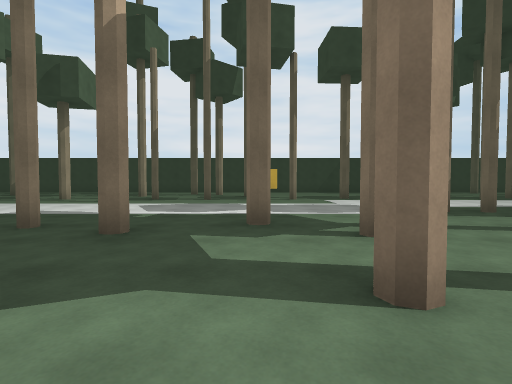
View 1 (above)

24 first-person views from a walk through a scene from a Unity 3-D project. The camera is 1.2 m above the floor, tilts 2° down and sees 85° across. The floor is counted in squares, 2 m on a side. Each view is taken from the middle of a square. On the plan, view 1 faces up. The plan holds only what a view shows up to about 9 squares ahead; the rest is blank. The place goes on beyond the plan. The player character is not drawn.

View 2
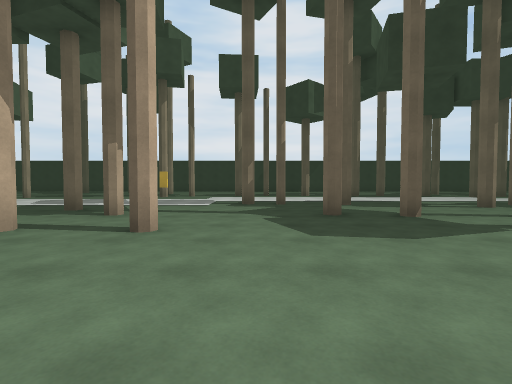

View 3
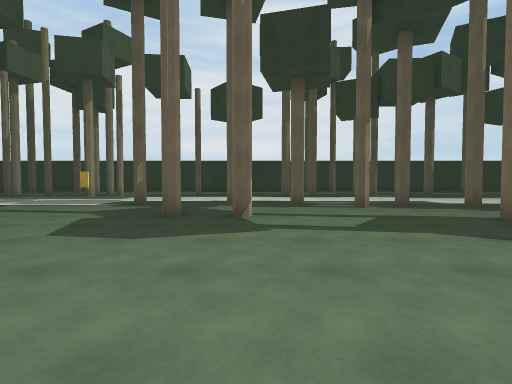

View 4
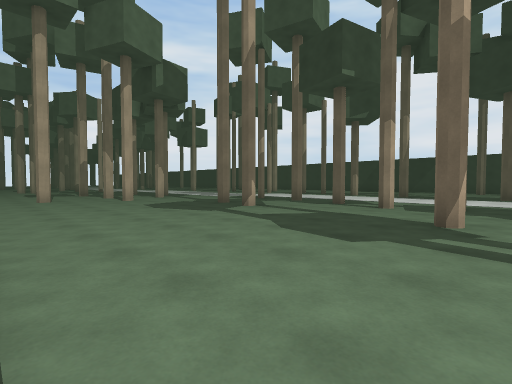

View 5
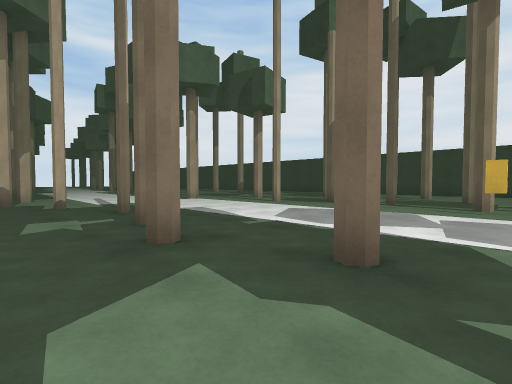

View 6
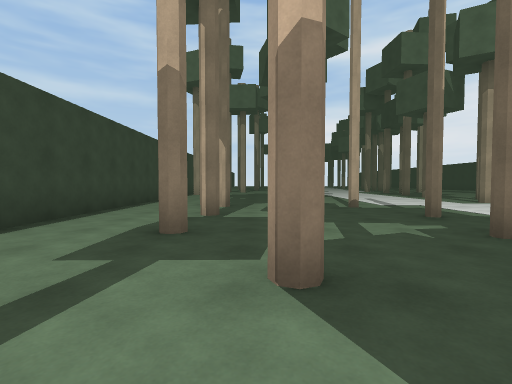

View 7
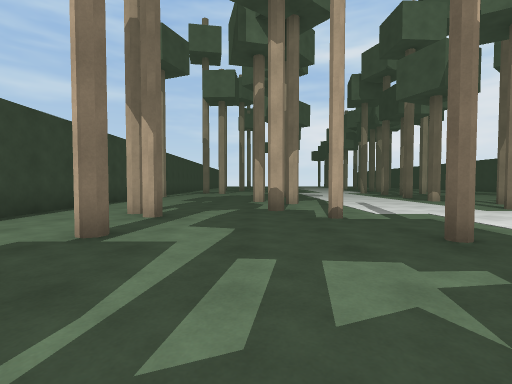

View 8
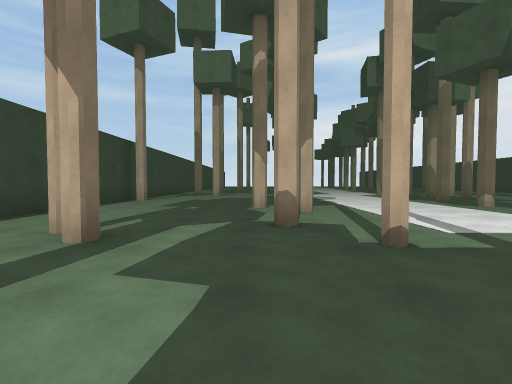

View 9
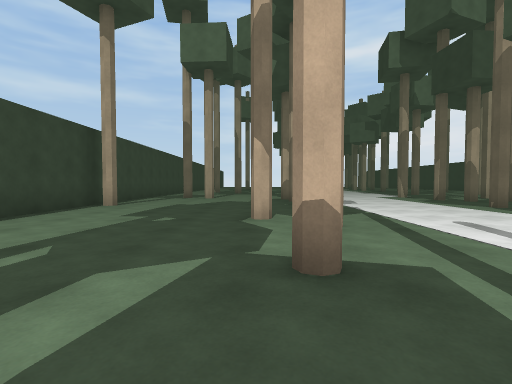

View 10
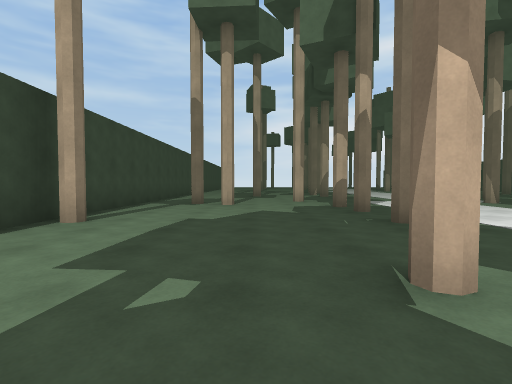

View 11
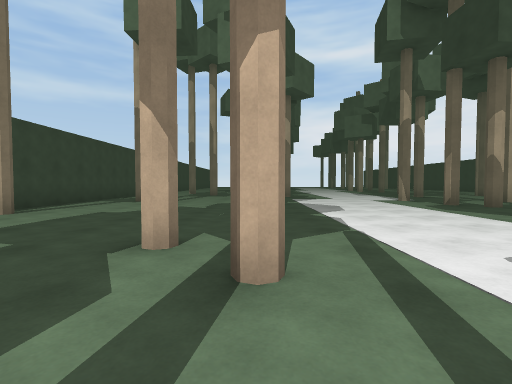

View 12
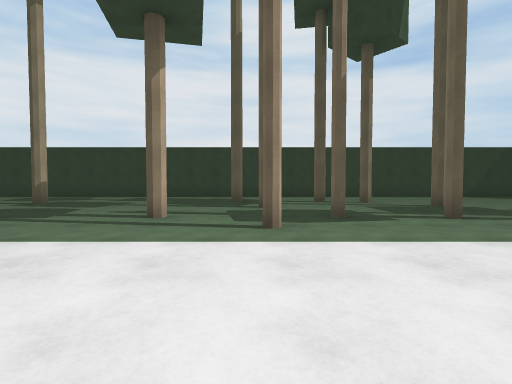

View 13
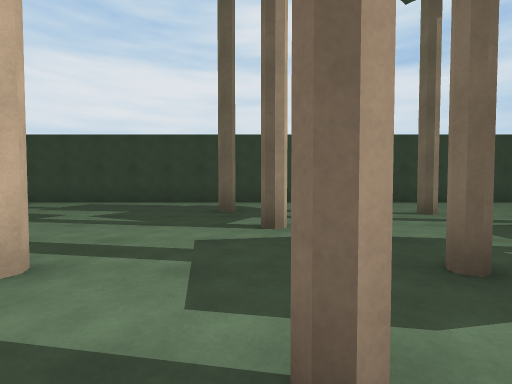

View 14
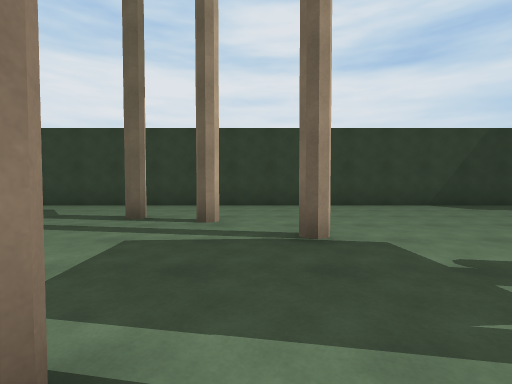

View 15
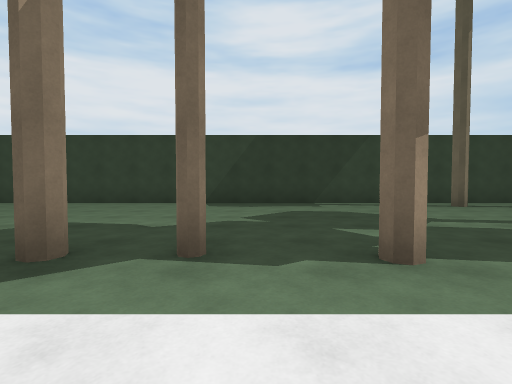

View 16
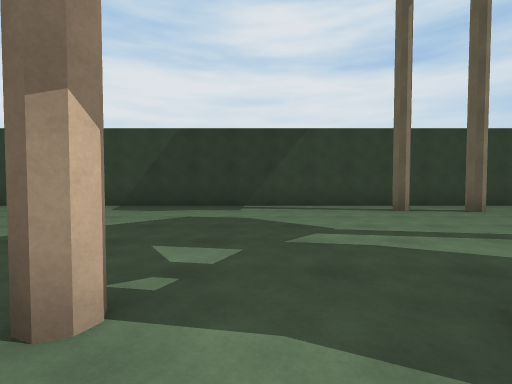

View 17
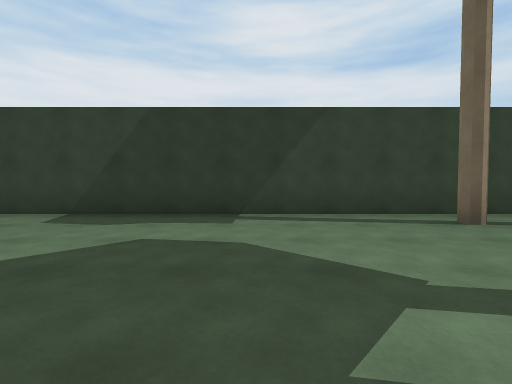

View 18
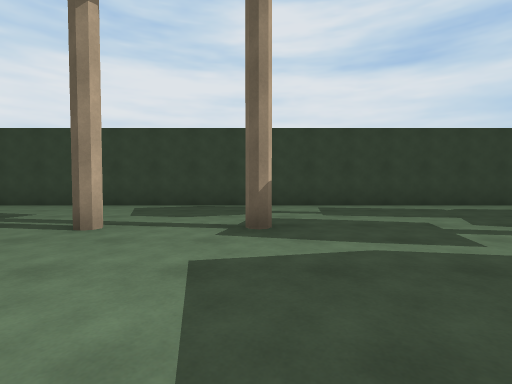

View 19
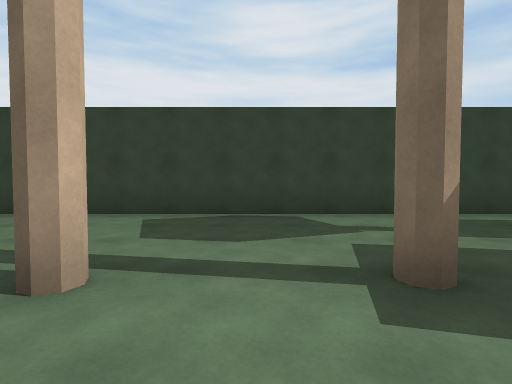

View 20
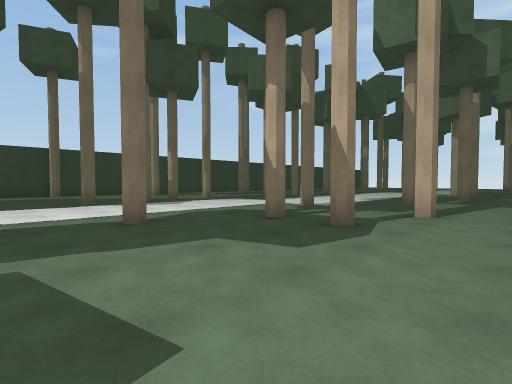

View 21
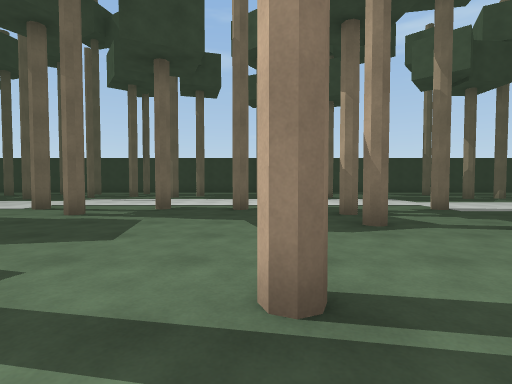

View 22
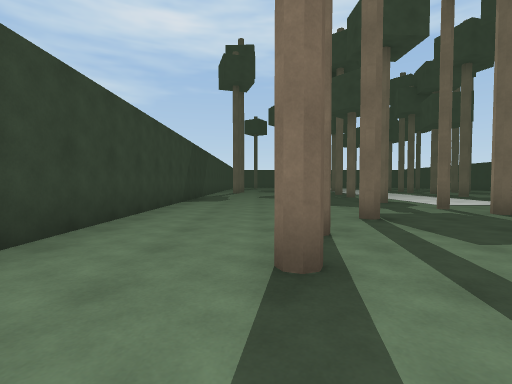

View 23
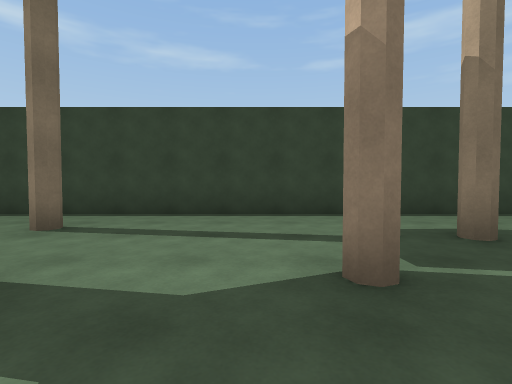

View 24
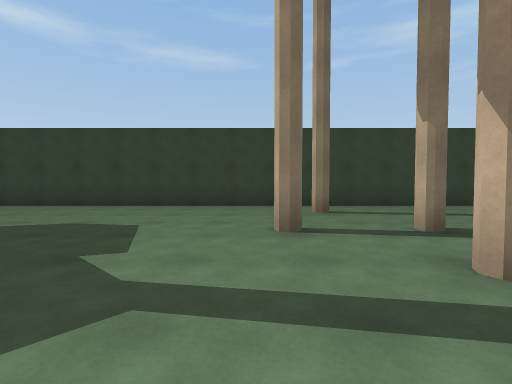

### Floor plan
Key: @ floor where view 1 was taken; # wall or solid block; x gap in a wall; . floor.
Columns run from 17 left of view 1 to 12 right of it. Each row starts with its distance up from view 1.
 17 ##############################
 16 ..............................
 15 ...........................#..
 14  ..........#..#...............
 13   ..#.#........#.............
 12 ............#....#..........
 11 .#.........................
 10 ..#.......#..#.#..#....#..  #
  9 ..x....#....#....#........  .
  8 #...#.#..#...............  ..
  7 ......................... ....
  6 ......................x.......
  5 .........................#..x.
  4 ............#.#..#............
  3 .#..#..#..#....#..#...#.#.....
  2 ......#..#..................#.
  1 ...............#..#.#.........
  0 #.........#.#....@............
 -1 #..................#..........
 -2 ....#.........................
 -3 ############################

Positions as (right, up) in squares from view 1, and headings:
1: (0, 0), facing up
2: (4, -2), facing up
3: (7, -2), facing up
4: (12, -2), facing up-left
5: (1, 2), facing up-left
6: (0, 1), facing left
7: (-2, 2), facing left
8: (-4, 2), facing left
9: (-6, 2), facing left
10: (-9, 1), facing left
11: (-8, 3), facing left
12: (-5, 5), facing up
13: (-5, 8), facing up
14: (-1, 9), facing up
15: (5, 8), facing up
16: (7, 9), facing up
17: (7, 11), facing up
18: (-11, 9), facing up
19: (-12, 11), facing up
20: (-11, 12), facing down-left
21: (-13, 14), facing down
22: (-5, 14), facing right
23: (-1, 3), facing down
24: (3, 5), facing down
